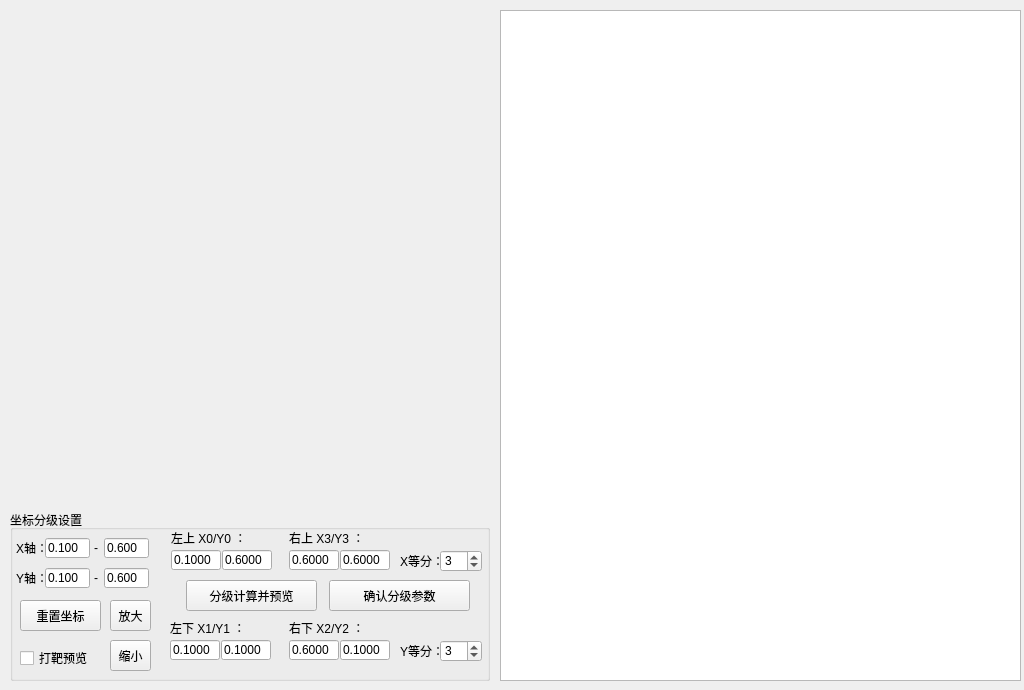
<?xml version="1.0" encoding="UTF-8"?>
<ui version="4.0">
 <class>FrmBinxy</class>
 <widget class="QDialog" name="FrmBinxy">
  <property name="geometry">
   <rect>
    <x>0</x>
    <y>0</y>
    <width>1024</width>
    <height>690</height>
   </rect>
  </property>
  <property name="windowTitle">
   <string>Dialog</string>
  </property>
  <widget class="QTableView" name="tvbinxy">
   <property name="geometry">
    <rect>
     <x>500</x>
     <y>10</y>
     <width>521</width>
     <height>671</height>
    </rect>
   </property>
  </widget>
  <widget class="QGroupBox" name="gbxyset">
   <property name="geometry">
    <rect>
     <x>10</x>
     <y>510</y>
     <width>480</width>
     <height>171</height>
    </rect>
   </property>
   <property name="title">
    <string>坐标分级设置</string>
   </property>
   <widget class="QLabel" name="label">
    <property name="geometry">
     <rect>
      <x>6</x>
      <y>30</y>
      <width>30</width>
      <height>16</height>
     </rect>
    </property>
    <property name="text">
     <string>X轴：</string>
    </property>
   </widget>
   <widget class="QLineEdit" name="edtminx">
    <property name="geometry">
     <rect>
      <x>35</x>
      <y>28</y>
      <width>45</width>
      <height>20</height>
     </rect>
    </property>
    <property name="text">
     <string>0.100</string>
    </property>
   </widget>
   <widget class="QLabel" name="label_2">
    <property name="geometry">
     <rect>
      <x>84</x>
      <y>30</y>
      <width>10</width>
      <height>16</height>
     </rect>
    </property>
    <property name="text">
     <string>-</string>
    </property>
   </widget>
   <widget class="QLineEdit" name="edtmaxx">
    <property name="geometry">
     <rect>
      <x>94</x>
      <y>28</y>
      <width>45</width>
      <height>20</height>
     </rect>
    </property>
    <property name="text">
     <string>0.600</string>
    </property>
   </widget>
   <widget class="QLabel" name="label_5">
    <property name="geometry">
     <rect>
      <x>6</x>
      <y>60</y>
      <width>30</width>
      <height>16</height>
     </rect>
    </property>
    <property name="text">
     <string>Y轴：</string>
    </property>
   </widget>
   <widget class="QLineEdit" name="edtmaxy">
    <property name="geometry">
     <rect>
      <x>94</x>
      <y>58</y>
      <width>45</width>
      <height>20</height>
     </rect>
    </property>
    <property name="text">
     <string>0.600</string>
    </property>
   </widget>
   <widget class="QLineEdit" name="edtminy">
    <property name="geometry">
     <rect>
      <x>35</x>
      <y>58</y>
      <width>45</width>
      <height>20</height>
     </rect>
    </property>
    <property name="text">
     <string>0.100</string>
    </property>
   </widget>
   <widget class="QLabel" name="label_6">
    <property name="geometry">
     <rect>
      <x>84</x>
      <y>60</y>
      <width>10</width>
      <height>16</height>
     </rect>
    </property>
    <property name="text">
     <string>-</string>
    </property>
   </widget>
   <widget class="QToolButton" name="toolButton">
    <property name="geometry">
     <rect>
      <x>10</x>
      <y>90</y>
      <width>81</width>
      <height>31</height>
     </rect>
    </property>
    <property name="text">
     <string>重置坐标</string>
    </property>
   </widget>
   <widget class="QLineEdit" name="edty0">
    <property name="geometry">
     <rect>
      <x>212</x>
      <y>40</y>
      <width>50</width>
      <height>20</height>
     </rect>
    </property>
    <property name="text">
     <string>0.6000</string>
    </property>
   </widget>
   <widget class="QLineEdit" name="edtx0">
    <property name="geometry">
     <rect>
      <x>161</x>
      <y>40</y>
      <width>50</width>
      <height>20</height>
     </rect>
    </property>
    <property name="text">
     <string>0.1000</string>
    </property>
   </widget>
   <widget class="QLabel" name="label_7">
    <property name="geometry">
     <rect>
      <x>161</x>
      <y>20</y>
      <width>111</width>
      <height>16</height>
     </rect>
    </property>
    <property name="text">
     <string>左上 X0/Y0 ：</string>
    </property>
   </widget>
   <widget class="QLineEdit" name="edtx1">
    <property name="geometry">
     <rect>
      <x>160</x>
      <y>130</y>
      <width>50</width>
      <height>20</height>
     </rect>
    </property>
    <property name="text">
     <string>0.1000</string>
    </property>
   </widget>
   <widget class="QLabel" name="label_8">
    <property name="geometry">
     <rect>
      <x>160</x>
      <y>110</y>
      <width>111</width>
      <height>16</height>
     </rect>
    </property>
    <property name="text">
     <string>左下 X1/Y1 ：</string>
    </property>
   </widget>
   <widget class="QLineEdit" name="edty1">
    <property name="geometry">
     <rect>
      <x>211</x>
      <y>130</y>
      <width>50</width>
      <height>20</height>
     </rect>
    </property>
    <property name="text">
     <string>0.1000</string>
    </property>
   </widget>
   <widget class="QLineEdit" name="edtx2">
    <property name="geometry">
     <rect>
      <x>279</x>
      <y>130</y>
      <width>50</width>
      <height>20</height>
     </rect>
    </property>
    <property name="text">
     <string>0.6000</string>
    </property>
   </widget>
   <widget class="QLabel" name="label_9">
    <property name="geometry">
     <rect>
      <x>279</x>
      <y>110</y>
      <width>111</width>
      <height>16</height>
     </rect>
    </property>
    <property name="text">
     <string>右下 X2/Y2 ：</string>
    </property>
   </widget>
   <widget class="QLineEdit" name="edty2">
    <property name="geometry">
     <rect>
      <x>330</x>
      <y>130</y>
      <width>50</width>
      <height>20</height>
     </rect>
    </property>
    <property name="text">
     <string>0.1000</string>
    </property>
   </widget>
   <widget class="QLineEdit" name="edtx3">
    <property name="geometry">
     <rect>
      <x>279</x>
      <y>40</y>
      <width>50</width>
      <height>20</height>
     </rect>
    </property>
    <property name="text">
     <string>0.6000</string>
    </property>
   </widget>
   <widget class="QLabel" name="label_10">
    <property name="geometry">
     <rect>
      <x>279</x>
      <y>20</y>
      <width>111</width>
      <height>16</height>
     </rect>
    </property>
    <property name="text">
     <string>右上 X3/Y3 ：</string>
    </property>
   </widget>
   <widget class="QLineEdit" name="edty3">
    <property name="geometry">
     <rect>
      <x>330</x>
      <y>40</y>
      <width>50</width>
      <height>20</height>
     </rect>
    </property>
    <property name="text">
     <string>0.6000</string>
    </property>
   </widget>
   <widget class="QToolButton" name="btnfenji">
    <property name="geometry">
     <rect>
      <x>176</x>
      <y>70</y>
      <width>131</width>
      <height>31</height>
     </rect>
    </property>
    <property name="text">
     <string>分级计算并预览</string>
    </property>
   </widget>
   <widget class="QLabel" name="label_11">
    <property name="geometry">
     <rect>
      <x>390</x>
      <y>43</y>
      <width>41</width>
      <height>16</height>
     </rect>
    </property>
    <property name="text">
     <string>X等分：</string>
    </property>
   </widget>
   <widget class="QSpinBox" name="spx">
    <property name="geometry">
     <rect>
      <x>430</x>
      <y>40</y>
      <width>42</width>
      <height>22</height>
     </rect>
    </property>
    <property name="minimum">
     <number>1</number>
    </property>
    <property name="value">
     <number>3</number>
    </property>
   </widget>
   <widget class="QLabel" name="label_12">
    <property name="geometry">
     <rect>
      <x>390</x>
      <y>133</y>
      <width>41</width>
      <height>16</height>
     </rect>
    </property>
    <property name="text">
     <string>Y等分：</string>
    </property>
   </widget>
   <widget class="QSpinBox" name="spy">
    <property name="geometry">
     <rect>
      <x>430</x>
      <y>130</y>
      <width>42</width>
      <height>22</height>
     </rect>
    </property>
    <property name="minimum">
     <number>1</number>
    </property>
    <property name="value">
     <number>3</number>
    </property>
   </widget>
   <widget class="QToolButton" name="toolButton_5">
    <property name="geometry">
     <rect>
      <x>319</x>
      <y>70</y>
      <width>141</width>
      <height>31</height>
     </rect>
    </property>
    <property name="text">
     <string>确认分级参数</string>
    </property>
   </widget>
   <widget class="QCheckBox" name="cbdaba">
    <property name="geometry">
     <rect>
      <x>10</x>
      <y>140</y>
      <width>71</width>
      <height>16</height>
     </rect>
    </property>
    <property name="text">
     <string>打靶预览</string>
    </property>
   </widget>
   <widget class="QToolButton" name="toolButton_2">
    <property name="geometry">
     <rect>
      <x>100</x>
      <y>90</y>
      <width>41</width>
      <height>31</height>
     </rect>
    </property>
    <property name="text">
     <string>放大</string>
    </property>
   </widget>
   <widget class="QToolButton" name="toolButton_3">
    <property name="geometry">
     <rect>
      <x>100</x>
      <y>130</y>
      <width>41</width>
      <height>31</height>
     </rect>
    </property>
    <property name="text">
     <string>缩小</string>
    </property>
   </widget>
  </widget>
 </widget>
 <resources/>
 <connections/>
</ui>
